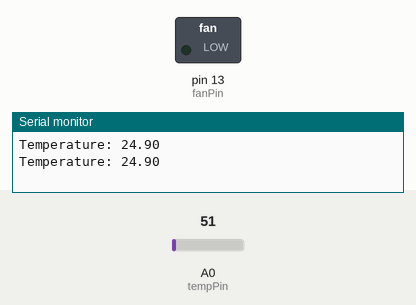
Bench run of a sketch on a simulated Arduino Uno, built with avr-gcc and run on an emulated ATmega328P. On the bench: switched loads named in the sketch (green lamp = pin HIGH), the last lines printed to the serial monitor. The test bench sets the inputs (shaded band); at power-on: A0 (tempPin) = 51.

Above: at 1.8 s.
1.9 s: A0 (tempPin) set to 65
At 2.7 s:
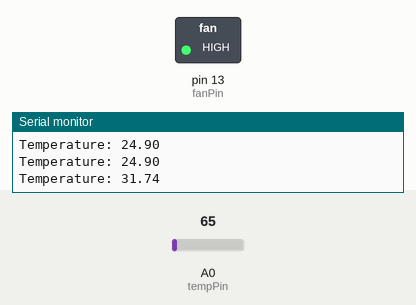
3.5 s: A0 (tempPin) set to 61
At 4.3 s:
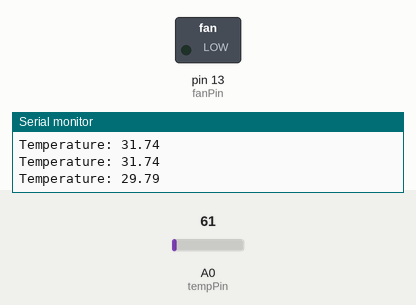
5.5 s: A0 (tempPin) set to 71
At 7.0 s:
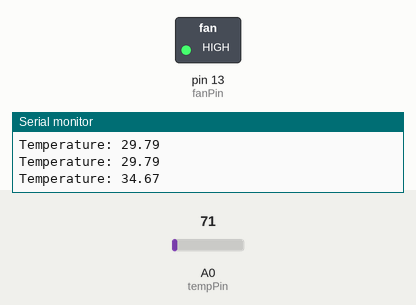
Timing chart, 0 to 8.5 s (numbered marks = the images above; inputs shaded):
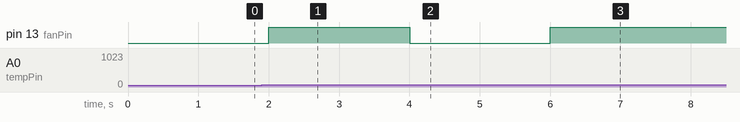

Measured:
- the behaviour switches between 61 and 62 on A0 (tempPin) (found by bisection; images 0 and 1)
- after the input at 1.9 s, pin 13 (fanPin): LOW → HIGH after 0.10 s
- after the input at 3.5 s, pin 13 (fanPin): HIGH → LOW after 0.50 s
- after the input at 5.5 s, pin 13 (fanPin): LOW → HIGH after 0.50 s

The sketch:

auto_fan_control.ino
```cpp
const int tempPin = A0;    // LM35 connected to analog pin A0
const int fanPin = 13;     // Fan (or LED) connected to digital pin 13
float tempC = 0;           // Temperature in Celsius

void setup() {
  pinMode(fanPin, OUTPUT);
  Serial.begin(9600);
}

void loop() {
  int sensorValue = analogRead(tempPin);         // Read raw value
  tempC = (sensorValue * 5.0 * 100.0) / 1024.0;   // Convert to Celsius
  Serial.print("Temperature: ");
  Serial.println(tempC);

  if (tempC > 30) {                 // If temperature > 30°C
    digitalWrite(fanPin, HIGH);    // Turn on fan
  } else {
    digitalWrite(fanPin, LOW);     // Turn off fan
  }

  delay(1000); // Wait 1 second before next reading
}
```
